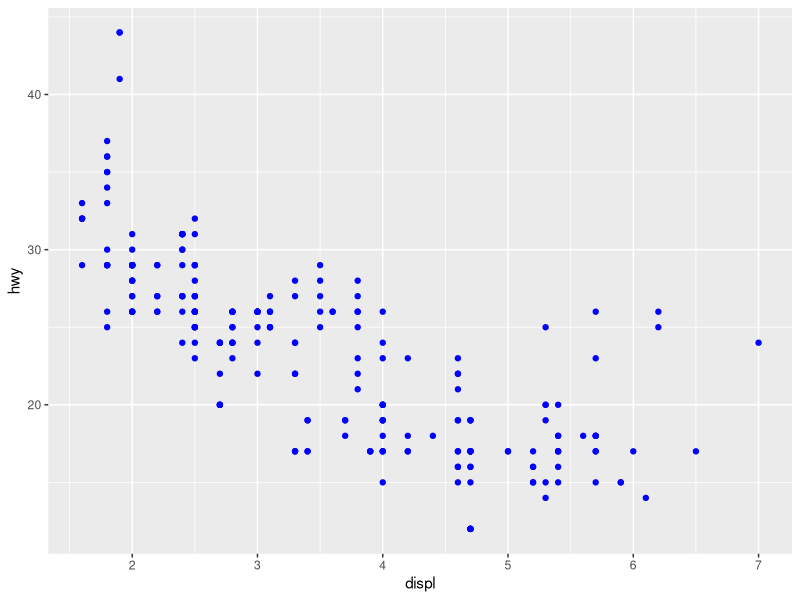
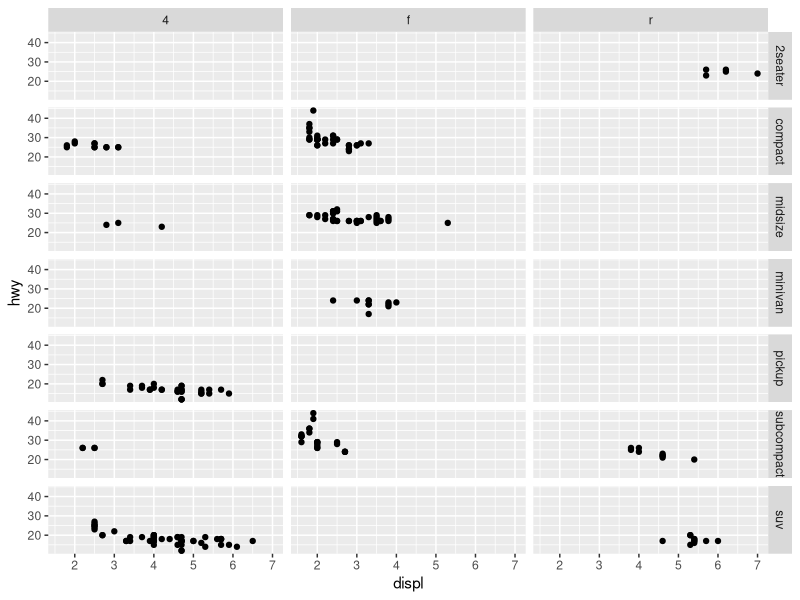
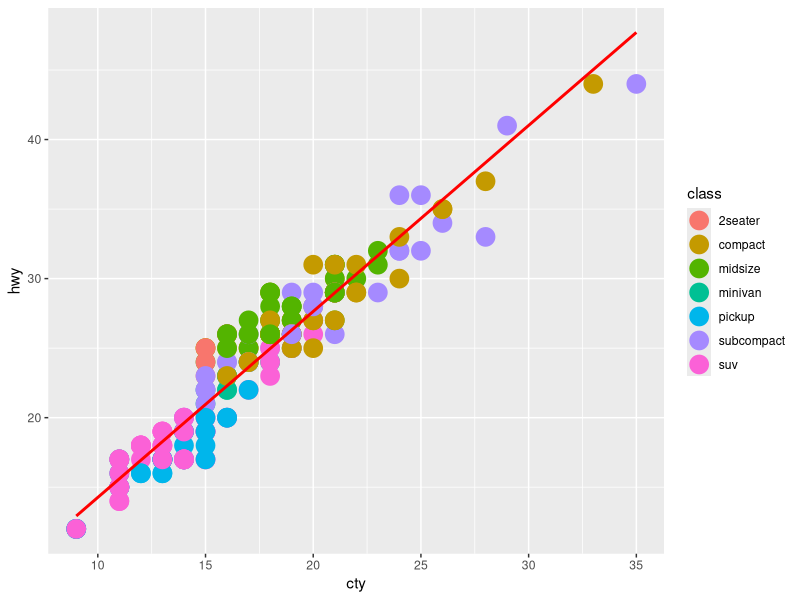
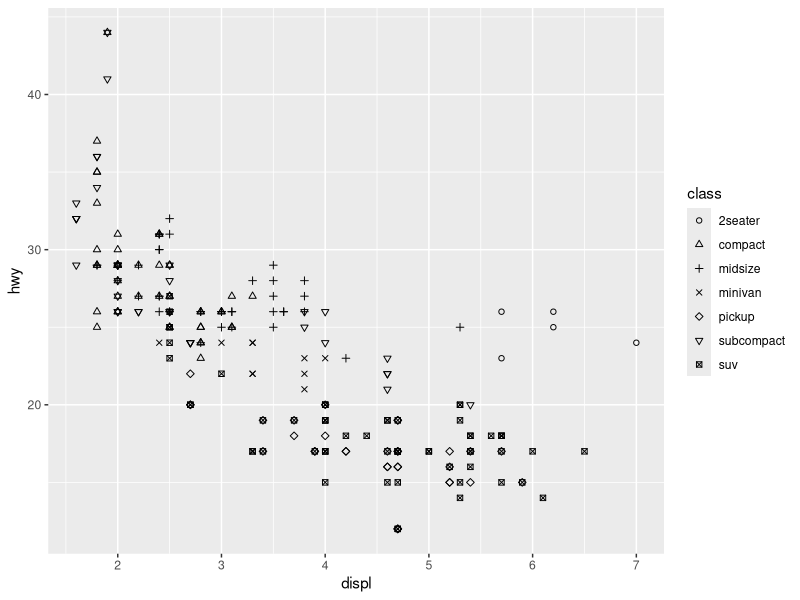

The R source for these figures, in order:
## ---- chunk 1
library(ggplot2)
data("mpg")
mpg
# first method
number_row <- nrow (mpg)
number_row
number_column <- ncol (mpg)
number_column
# second method
dimensions <- dim (mpg)
dimensions
total_row <- dimensions [1]
total_row 
total_columns <- dimensions [2]
total_columns 
## ---- chunk 2
#the color="blue" should be placed outside the aes()
ggplot(data = mpg) + 
  geom_point(mapping = aes(x = displ, y = hwy), color = "blue")
## ---- chunk 3
ggplot(data = mpg, aes(x = displ, y = hwy)) +
  geom_point() +
  facet_grid(class ~ drv)
## ---- chunk 4
ggplot(data = mpg, aes(x = cty, y = hwy, color = class)) +
  geom_point(size = 6) +
  geom_smooth(method = "lm", se = FALSE, color = "red") 
## ---- chunk 5
subcompact_15 <- subset (mpg, class == "subcompact" & cty == 15)
subcompact_15
man_mod_15 <- subcompact_15 [, c("manufacturer","model") ]
man_mod_15
## ---- chunk 6
ggplot(data = mpg) + 
  geom_point(mapping = aes(x = displ, y = hwy, shape = class)) +
  scale_shape_manual(values = 1:7)
## ---- chunk 7
# Write your code here
## ---- chunk 8
# Write your code here (method 1)
## ---- chunk 9
# Write your code here (method 2)
